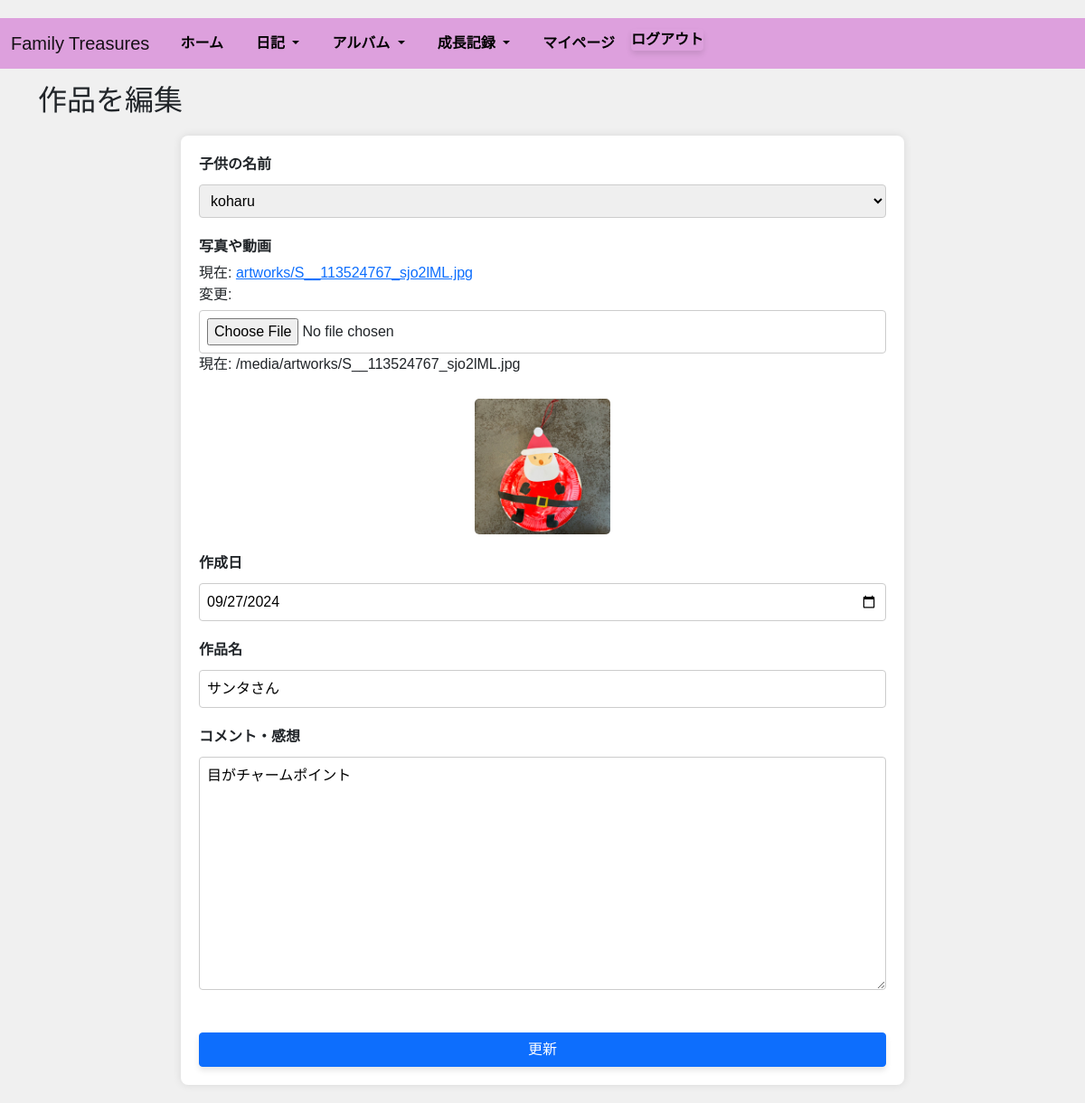
The app's page /app/artwork/17/edit/ (signed in) with its own data.
### app/models.py (models this page shows, shortened)
class Artwork(models.Model):
    user = models.ForeignKey(settings.AUTH_USER_MODEL, on_delete=models.CASCADE)
    child = models.ForeignKey('Children', on_delete=models.CASCADE)
    image = models.ImageField(upload_to='artworks/')
    title = models.CharField(max_length=100)
    comment = models.TextField()
    creation_date = models.DateField(default=timezone.now)
    created_at = models.DateTimeField(auto_now_add=True)
    updated_at = models.DateTimeField(auto_now=True)

### app/views.py (the view, shortened to what this page needs)
# urls.py: path('artwork/<int:pk>/edit/', ArtworkEditView.as_view(), name='artwork_edit'),
class ArtworkEditView(LoginRequiredMixin, View):
    template_name = 'artwork_edit.html'
    def get(self, request, pk):
        artwork = get_object_or_404(Artwork, pk=pk, user__household=request.user.household)
        form = ArtworkForm(instance=artwork, user=request.user)
        return render(request, self.template_name, {'form': form, 'artwork': artwork})

### app/forms.py
class ArtworkForm(forms.ModelForm):
    class Meta:
        model = Artwork
        fields = ['child', 'image', 'title', 'comment', 'creation_date']
        widgets = {
            'creation_date': forms.DateInput(attrs={'type': 'date'}),
        }
    creation_date = forms.DateField(
        initial=timezone.now().date(),
        widget=forms.DateInput(attrs={'type': 'date'}),
        label="作品の作成日"
    )
    def __init__(self, *args, **kwargs):
        user = kwargs.pop('user', None)
        super(ArtworkForm, self).__init__(*args, **kwargs)
        if not self.instance.pk:
            self.fields['creation_date'].initial = timezone.now().date()
        if user:
            self.fields['child'].queryset = Children.objects.filter(household=user.household)

### app/models.py (called while the page is built)
    def __str__(self):
        return self.child_name

### templates/artwork_edit.html (shortened to what this page needs)
{% extends 'base.html' %}
{% block content %}
  {% load static %}
  <link rel="stylesheet" href="{% static 'css/artwork_edit.css' %}">
  <h2>作品を編集</h2>
  <div class="artwork-edit-container">
    <form method="post" enctype="multipart/form-data">
      <div class="form-group">
        <label for="child">子供の名前</label>
        {{ form.child }}
      </div>
      <div class="form-group">
        <label for="image">写真や動画</label>
        {{ form.image }}
        {% if artwork.image %}
          <p>現在: {{ artwork.image.url }}</p>
          <div class="current-media-preview">
            <img src="{{ artwork.image.url }}" alt="{{ artwork.title }}">
          </div>
        {% endif %}
      </div>
      <div class="form-group">
        <label for="creation_date">作成日</label>
        {{ form.creation_date }}
      </div>
      <div class="form-group">
        <label for="title">作品名</label>
        {{ form.title }}
      </div>
      <div class="form-group">
        <label for="comment">コメント・感想</label>
        {{ form.comment }}
      </div>
      <button type="submit" class="btn btn-primary">更新</button>
    </form>
  </div>
{% endblock %}

### static/css/styles.css (style rules this page uses)
body { font-family: Arial, sans-serif; background-color: #f0f0f0; margin: 0; padding-top: 20px; }
.form-group { margin-bottom: 20px; }
label { display: block; margin-bottom: 5px; font-weight: bold; }
input[type="text"], input[type="date"], select { width: 100%; padding: 8px; margin-top: 5px; box-sizing: border-box; font-size: 16px; }
textarea { width: 100%; padding: 10px; font-size: 16px; border: 1px solid #ccc; border-radius: 4px; resize: vertical; min-height: 100px; }
textarea::placeholder { color: #999; }

### static/css/artwork_edit.css (style rules this page uses)
.artwork-edit-container { background-color: #fff; padding: 20px; border-radius: 8px; box-shadow: 0 0 10px rgba(0, 0, 0, 0.1); max-width: 800px; margin: 20px auto; }
.current-media-preview { text-align: center; margin-bottom: 20px; }
.current-media-preview img { max-width: 150px; height: auto; border-radius: 5px; margin-top: 10px; }
.form-group { margin-bottom: 20px; }
label { display: block; margin-bottom: 5px; font-weight: bold; }
input[type="text"], input[type="date"], input[type="file"], select, textarea { width: 100%; padding: 8px; margin-top: 5px; box-sizing: border-box; font-size: 16px; border: 1px solid #ccc; border-radius: 4px; }
textarea { resize: vertical; min-height: 100px; }
textarea::placeholder { color: #999; }
button { display: block; width: 100%; padding: 10px 20px; font-size: 16px; background-color: #dda0dd; color: white; border: none; border-radius: 4px; cursor: pointer; margin-top: 20px; box-shadow: 0 4px 6px rgba(0, 0, 0, 0.1); transition: background-color 0.3s; }

### records on screen
Artwork: child "koharu", image "/media/artworks/S__113524767_sjo2lML.jpg", image (picture), creation_date "09/27/2024", title "サンタさん", comment "目がチャームポイント"
